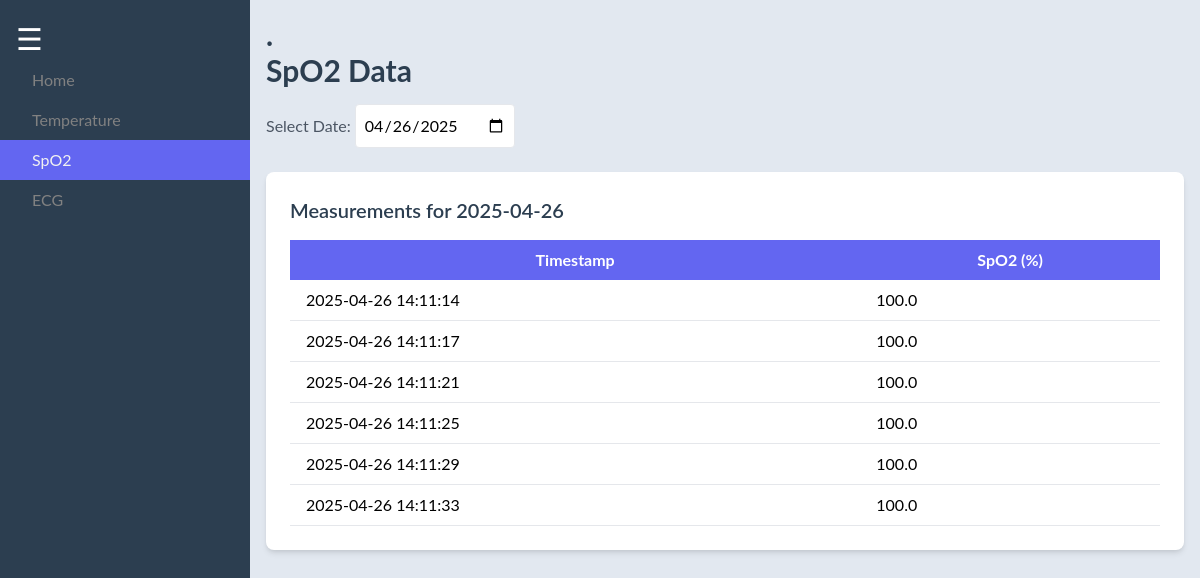
Page /spo2 on the committed database.
### tables this page shows
CREATE TABLE "spo2_data" (
	"id"	INTEGER,
	"timestamp"	TEXT NOT NULL,
	"spo2"	REAL,
	PRIMARY KEY("id" AUTOINCREMENT)
);

### dz_app/app.py (the view)
@app.route('/spo2', methods=['GET'])
def spo2():
    selected_date = request.args.get('date')
    data = get_data('spo2_data', selected_date)
    latest_date = get_latest_date('spo2_data')
    return render_template('spo2.html', data=data, selected_date=selected_date, latest_date=latest_date)

### dz_app/app.py (called while the page is built)
def get_db_connection():
    try:
        conn = sqlite3.connect(DB_PATH)
        conn.row_factory = sqlite3.Row
        return conn
    except sqlite3.Error as e:
        print(f"Database connection error: {e}")
        return None

def get_latest_date(table):
    conn = get_db_connection()
    if not conn:
        return None
    cursor = conn.cursor()
    try:
        cursor.execute(f"SELECT MAX(timestamp) as latest FROM {table}")
        result = cursor.fetchone()
        conn.close()
        return result['latest'].split(' ')[0] if result['latest'] else None
    except sqlite3.Error as e:
        print(f"Error getting latest date from {table}: {e}")
        conn.close()
        return None

### dz_app/templates/spo2.html (shortened to what this page needs)
<!DOCTYPE html>
<html lang="en">
<head>
    <link href="https://cdn.jsdelivr.net/npm/tailwindcss@2.2.19/dist/tailwind.min.css" rel="stylesheet">
    <link rel="stylesheet" href="{{ url_for('static', filename='css/styles.css') }}">
</head>
<body>
    <button id="toggleSidebar" class="text-white fixed top-2 left-2 z-30 bg-opal-dark rounded p-2">
        <span>☰</span>
    </button>
    <div id="sidebar" class="text-white">
        <nav>
            <a href="/">Home</a>
            <a href="/temperature">Temperature</a>
            <a href="/spo2" class="bg-opal-light">SpO2</a>
            <a href="/ecg">ECG</a>
        </nav>
    </div>
    <div id="main">
        <h1 class="text-3xl font-bold text-opal-dark">.</h1>
		<h1 class="text-3xl font-bold text-opal-dark">SpO2 Data</h1>
        <div class="mt-4">
            <label for="datePicker" class="text-gray-600">Select Date:</label>
            <input type="date" id="datePicker" value="{{ selected_date or latest_date }}" class="border rounded p-2">
        </div>
        <div class="mt-6 bg-white p-6 rounded-lg shadow-md">
            <h2 class="text-xl font-semibold text-opal-dark">Measurements for {{ selected_date or latest_date }}</h2>
            {% if data %}
                <table class="w-full mt-4">
                    <thead>
                        <tr class="bg-opal-light text-white">
                            <th class="py-2 px-4">Timestamp</th>
                            <th class="py-2 px-4">SpO2 (%)</th>
                        </tr>
                    </thead>
                    <tbody>
                        {% for row in data %}
                            <tr class="border-b">
                                <td class="py-2 px-4">{{ row.timestamp }}</td>
                                <td class="py-2 px-4">{{ row.spo2 }}</td>
                            </tr>
                        {% endfor %}
                    </tbody>
                </table>
            {% else %}
                <p class="text-gray-600 mt-4">No SpO2 data available. Please ensure the sensor is collecting data or select another date.</p>
            {% endif %}
        </div>
    </div>
</body>
</html>

### dz_app/static/css/styles.css (style rules this page uses)
:root { --opal-dark: #2C3E50; --opal-light: #6366F1; --opal-accent: #E2E8F0; }
#sidebar { background-color: var(--opal-dark); height: 100%; width: 250px; position: fixed; z-index: 20; top: 0; left: 0; overflow-x: hidden; transition: width 0.5s ease-in-out; padding-top: 60px; }
#sidebar a { padding: 8px 8px 8px 32px; text-decoration: none; color: #818181; display: block; transition: color 0.3s; }
#sidebar a:hover, #sidebar a.bg-opal-light { color: #f1f1f1; background-color: var(--opal-light); }
#toggleSidebar { z-index: 30; font-size: 30px; cursor: pointer; }
#main { transition: margin-left 0.5s ease-in-out; padding: 16px; margin-left: 250px; }
body { background-color: var(--opal-accent); font-family: 'Lato', sans-serif; }
h1, h2 { color: var(--opal-dark); }
table thead { background-color: var(--opal-light); }

### rows in the picture
spo2_data: timestamp "2025-04-26 14:11:14", spo2 "100.0"
spo2_data: timestamp "2025-04-26 14:11:17", spo2 "100.0"
spo2_data: timestamp "2025-04-26 14:11:21", spo2 "100.0"
spo2_data: timestamp "2025-04-26 14:11:25", spo2 "100.0"
spo2_data: timestamp "2025-04-26 14:11:29", spo2 "100.0"
spo2_data: timestamp "2025-04-26 14:11:33", spo2 "100.0"

### other values in the picture
{{ selected_date or latest_date }} "2025-04-26"
